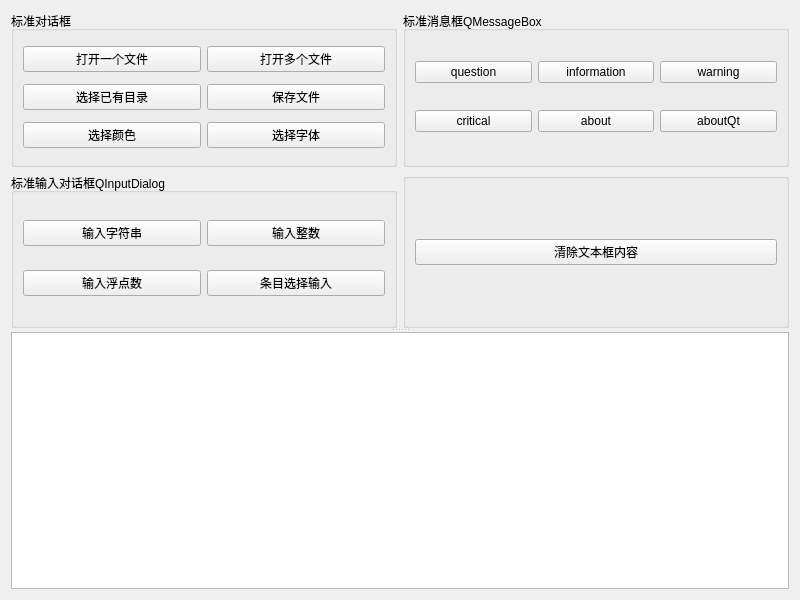
<?xml version="1.0" encoding="UTF-8"?>
<ui version="4.0">
 <class>Widget</class>
 <widget class="QWidget" name="Widget">
  <property name="geometry">
   <rect>
    <x>0</x>
    <y>0</y>
    <width>800</width>
    <height>600</height>
   </rect>
  </property>
  <property name="windowTitle">
   <string>Widget</string>
  </property>
  <layout class="QVBoxLayout" name="verticalLayout_2">
   <item>
    <widget class="QSplitter" name="splitter">
     <property name="orientation">
      <enum>Qt::Vertical</enum>
     </property>
     <widget class="QWidget" name="">
      <layout class="QGridLayout" name="gridLayout_3">
       <item row="0" column="0">
        <widget class="QGroupBox" name="groupBox">
         <property name="title">
          <string>标准对话框</string>
         </property>
         <layout class="QGridLayout" name="gridLayout_4">
          <item row="0" column="0">
           <widget class="QPushButton" name="pushButton_open">
            <property name="text">
             <string>打开一个文件</string>
            </property>
           </widget>
          </item>
          <item row="0" column="1">
           <widget class="QPushButton" name="pushButton_opens">
            <property name="text">
             <string>打开多个文件</string>
            </property>
           </widget>
          </item>
          <item row="1" column="0">
           <widget class="QPushButton" name="pushButton_sel_folder">
            <property name="text">
             <string>选择已有目录</string>
            </property>
           </widget>
          </item>
          <item row="1" column="1">
           <widget class="QPushButton" name="pushButton_save">
            <property name="text">
             <string>保存文件</string>
            </property>
           </widget>
          </item>
          <item row="2" column="0">
           <widget class="QPushButton" name="pushButton_sel_color">
            <property name="text">
             <string>选择颜色</string>
            </property>
           </widget>
          </item>
          <item row="2" column="1">
           <widget class="QPushButton" name="pushButton_sel_font">
            <property name="text">
             <string>选择字体</string>
            </property>
           </widget>
          </item>
         </layout>
        </widget>
       </item>
       <item row="0" column="1">
        <widget class="QGroupBox" name="groupBox_2">
         <property name="title">
          <string>标准消息框QMessageBox</string>
         </property>
         <layout class="QGridLayout" name="gridLayout">
          <item row="0" column="0">
           <widget class="QPushButton" name="pushButton_question">
            <property name="text">
             <string>question</string>
            </property>
           </widget>
          </item>
          <item row="0" column="1">
           <widget class="QPushButton" name="pushButton_information">
            <property name="text">
             <string>information</string>
            </property>
           </widget>
          </item>
          <item row="0" column="2">
           <widget class="QPushButton" name="pushButton_warning">
            <property name="text">
             <string>warning</string>
            </property>
           </widget>
          </item>
          <item row="1" column="0">
           <widget class="QPushButton" name="pushButton_critical">
            <property name="text">
             <string>critical</string>
            </property>
           </widget>
          </item>
          <item row="1" column="1">
           <widget class="QPushButton" name="pushButton_abort">
            <property name="text">
             <string>about</string>
            </property>
           </widget>
          </item>
          <item row="1" column="2">
           <widget class="QPushButton" name="pushButton_aboutQt">
            <property name="text">
             <string>aboutQt</string>
            </property>
           </widget>
          </item>
         </layout>
        </widget>
       </item>
       <item row="1" column="0">
        <widget class="QGroupBox" name="groupBox_3">
         <property name="title">
          <string>标准输入对话框QInputDialog</string>
         </property>
         <layout class="QGridLayout" name="gridLayout_2">
          <item row="0" column="0">
           <widget class="QPushButton" name="pushButton_input_str">
            <property name="text">
             <string>输入字符串</string>
            </property>
           </widget>
          </item>
          <item row="0" column="1">
           <widget class="QPushButton" name="pushButton_input_int">
            <property name="text">
             <string>输入整数</string>
            </property>
           </widget>
          </item>
          <item row="1" column="0">
           <widget class="QPushButton" name="pushButton_input_double">
            <property name="text">
             <string>输入浮点数</string>
            </property>
           </widget>
          </item>
          <item row="1" column="1">
           <widget class="QPushButton" name="pushButton_input_item">
            <property name="text">
             <string>条目选择输入</string>
            </property>
           </widget>
          </item>
         </layout>
        </widget>
       </item>
       <item row="1" column="1">
        <widget class="QGroupBox" name="groupBox_4">
         <property name="title">
          <string/>
         </property>
         <layout class="QVBoxLayout" name="verticalLayout">
          <item>
           <widget class="QPushButton" name="pushButton_clear">
            <property name="text">
             <string>清除文本框内容</string>
            </property>
           </widget>
          </item>
         </layout>
        </widget>
       </item>
      </layout>
     </widget>
     <widget class="QPlainTextEdit" name="plainTextEdit"/>
    </widget>
   </item>
  </layout>
 </widget>
 <resources/>
 <connections/>
</ui>
